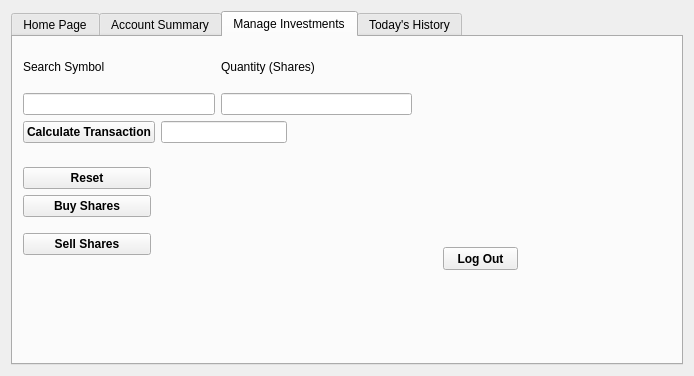
<?xml version="1.0" encoding="UTF-8"?>
<ui version="4.0">
 <class>LoginPage</class>
 <widget class="QDialog" name="LoginPage">
  <property name="geometry">
   <rect>
    <x>0</x>
    <y>0</y>
    <width>694</width>
    <height>376</height>
   </rect>
  </property>
  <property name="windowTitle">
   <string>Dialog</string>
  </property>
  <layout class="QVBoxLayout" name="verticalLayout_5">
   <item>
    <widget class="QTabWidget" name="tabWidget">
     <property name="font">
      <font>
       <weight>50</weight>
       <bold>false</bold>
      </font>
     </property>
     <property name="currentIndex">
      <number>2</number>
     </property>
     <widget class="QWidget" name="tab_5">
      <attribute name="title">
       <string>Home Page</string>
      </attribute>
      <widget class="QPushButton" name="btnLogOut1">
       <property name="geometry">
        <rect>
         <x>280</x>
         <y>280</y>
         <width>75</width>
         <height>23</height>
        </rect>
       </property>
       <property name="font">
        <font>
         <weight>75</weight>
         <italic>false</italic>
         <bold>true</bold>
         <underline>false</underline>
         <strikeout>false</strikeout>
         <kerning>true</kerning>
        </font>
       </property>
       <property name="text">
        <string>Log Out</string>
       </property>
      </widget>
      <widget class="QWidget" name="layoutWidget">
       <property name="geometry">
        <rect>
         <x>0</x>
         <y>240</y>
         <width>641</width>
         <height>66</height>
        </rect>
       </property>
       <layout class="QVBoxLayout" name="verticalLayout_8"/>
      </widget>
      <widget class="QWidget" name="layoutWidget">
       <property name="geometry">
        <rect>
         <x>0</x>
         <y>4</y>
         <width>661</width>
         <height>231</height>
        </rect>
       </property>
       <layout class="QVBoxLayout" name="verticalLayout_9">
        <item>
         <widget class="QLabel" name="lblFavorites">
          <property name="font">
           <font>
            <pointsize>16</pointsize>
            <weight>75</weight>
            <italic>false</italic>
            <bold>true</bold>
            <underline>false</underline>
           </font>
          </property>
          <property name="text">
           <string>Favorites:</string>
          </property>
         </widget>
        </item>
        <item>
         <widget class="QTableWidget" name="tableWidget">
          <column>
           <property name="text">
            <string>StockSymbol</string>
           </property>
          </column>
          <column>
           <property name="text">
            <string>Owned</string>
           </property>
          </column>
          <column>
           <property name="text">
            <string>Price Per Share</string>
           </property>
          </column>
          <column>
           <property name="text">
            <string>Date</string>
           </property>
          </column>
          <column>
           <property name="text">
            <string>Time</string>
           </property>
          </column>
          <column>
           <property name="text">
            <string>Change (+)/(-)</string>
           </property>
          </column>
          <column>
           <property name="text">
            <string>Open</string>
           </property>
          </column>
          <column>
           <property name="text">
            <string>Today's High</string>
           </property>
          </column>
          <column>
           <property name="text">
            <string>Today's Low</string>
           </property>
          </column>
          <column>
           <property name="text">
            <string>Volume</string>
           </property>
          </column>
         </widget>
        </item>
       </layout>
      </widget>
      <widget class="QPushButton" name="btnRefresh">
       <property name="geometry">
        <rect>
         <x>0</x>
         <y>240</y>
         <width>121</width>
         <height>32</height>
        </rect>
       </property>
       <property name="font">
        <font>
         <weight>75</weight>
         <bold>true</bold>
        </font>
       </property>
       <property name="text">
        <string>Refresh List</string>
       </property>
      </widget>
      <widget class="QPushButton" name="btnRemoveStock">
       <property name="geometry">
        <rect>
         <x>130</x>
         <y>240</y>
         <width>131</width>
         <height>32</height>
        </rect>
       </property>
       <property name="font">
        <font>
         <weight>75</weight>
         <bold>true</bold>
        </font>
       </property>
       <property name="text">
        <string>Remove Stock</string>
       </property>
      </widget>
      <widget class="QPushButton" name="btnUpdateInfo">
       <property name="geometry">
        <rect>
         <x>270</x>
         <y>240</y>
         <width>161</width>
         <height>32</height>
        </rect>
       </property>
       <property name="font">
        <font>
         <weight>75</weight>
         <bold>true</bold>
        </font>
       </property>
       <property name="text">
        <string>Update Account Info</string>
       </property>
      </widget>
      <widget class="QPushButton" name="btnSearch">
       <property name="geometry">
        <rect>
         <x>420</x>
         <y>240</y>
         <width>121</width>
         <height>32</height>
        </rect>
       </property>
       <property name="font">
        <font>
         <weight>75</weight>
         <bold>true</bold>
        </font>
       </property>
       <property name="text">
        <string>Search Stock</string>
       </property>
      </widget>
     </widget>
     <widget class="QWidget" name="tab">
      <attribute name="title">
       <string>Account Summary</string>
      </attribute>
      <widget class="QWidget" name="layoutWidget">
       <property name="geometry">
        <rect>
         <x>22</x>
         <y>120</y>
         <width>221</width>
         <height>23</height>
        </rect>
       </property>
       <layout class="QHBoxLayout" name="horizontalLayout_5">
        <item>
         <widget class="QLabel" name="label_6">
          <property name="text">
           <string>Value of Investments:</string>
          </property>
         </widget>
        </item>
        <item>
         <widget class="QLineEdit" name="lineEdit_TotalInvestments">
          <property name="text">
           <string>0</string>
          </property>
          <property name="alignment">
           <set>Qt::AlignRight|Qt::AlignTrailing|Qt::AlignVCenter</set>
          </property>
          <property name="readOnly">
           <bool>true</bool>
          </property>
         </widget>
        </item>
       </layout>
      </widget>
      <widget class="QWidget" name="layoutWidget1">
       <property name="geometry">
        <rect>
         <x>22</x>
         <y>67</y>
         <width>221</width>
         <height>23</height>
        </rect>
       </property>
       <layout class="QHBoxLayout" name="horizontalLayout_6">
        <item>
         <widget class="QLabel" name="label_5">
          <property name="text">
           <string>Total Cash Available:</string>
          </property>
         </widget>
        </item>
        <item>
         <widget class="QLineEdit" name="lineEdit_TotalCash">
          <property name="text">
           <string>0</string>
          </property>
          <property name="alignment">
           <set>Qt::AlignRight|Qt::AlignTrailing|Qt::AlignVCenter</set>
          </property>
          <property name="readOnly">
           <bool>true</bool>
          </property>
         </widget>
        </item>
       </layout>
      </widget>
      <widget class="QWidget" name="layoutWidget2">
       <property name="geometry">
        <rect>
         <x>22</x>
         <y>14</y>
         <width>221</width>
         <height>23</height>
        </rect>
       </property>
       <layout class="QHBoxLayout" name="horizontalLayout_7">
        <item>
         <widget class="QLabel" name="label_4">
          <property name="text">
           <string>Total Account Value:</string>
          </property>
         </widget>
        </item>
        <item>
         <widget class="QLineEdit" name="lineEdit_TotalValue">
          <property name="text">
           <string>0</string>
          </property>
          <property name="alignment">
           <set>Qt::AlignRight|Qt::AlignTrailing|Qt::AlignVCenter</set>
          </property>
          <property name="readOnly">
           <bool>true</bool>
          </property>
         </widget>
        </item>
       </layout>
      </widget>
      <widget class="QPushButton" name="btnLogOut2">
       <property name="geometry">
        <rect>
         <x>430</x>
         <y>210</y>
         <width>75</width>
         <height>23</height>
        </rect>
       </property>
       <property name="font">
        <font>
         <weight>75</weight>
         <bold>true</bold>
        </font>
       </property>
       <property name="text">
        <string>Log Out</string>
       </property>
      </widget>
     </widget>
     <widget class="QWidget" name="tab_2">
      <attribute name="title">
       <string>Manage Investments</string>
      </attribute>
      <widget class="QWidget" name="layoutWidget3">
       <property name="geometry">
        <rect>
         <x>10</x>
         <y>10</y>
         <width>389</width>
         <height>96</height>
        </rect>
       </property>
       <layout class="QVBoxLayout" name="verticalLayout">
        <item>
         <layout class="QHBoxLayout" name="horizontalLayout">
          <item>
           <layout class="QVBoxLayout" name="verticalLayout_2">
            <item>
             <widget class="QLabel" name="label">
              <property name="text">
               <string>Search Symbol</string>
              </property>
             </widget>
            </item>
            <item>
             <widget class="QLineEdit" name="lineEditSearchSymbol"/>
            </item>
           </layout>
          </item>
          <item>
           <layout class="QVBoxLayout" name="verticalLayout_3"/>
          </item>
          <item>
           <layout class="QVBoxLayout" name="verticalLayout_4">
            <item>
             <widget class="QLabel" name="label_3">
              <property name="text">
               <string>Quantity (Shares)</string>
              </property>
             </widget>
            </item>
            <item>
             <widget class="QLineEdit" name="lineEditQuantity">
              <property name="readOnly">
               <bool>false</bool>
              </property>
             </widget>
            </item>
           </layout>
          </item>
         </layout>
        </item>
        <item>
         <layout class="QHBoxLayout" name="horizontalLayout_2">
          <item>
           <widget class="QPushButton" name="btnCalculate">
            <property name="font">
             <font>
              <weight>75</weight>
              <bold>true</bold>
             </font>
            </property>
            <property name="text">
             <string>Calculate Transaction</string>
            </property>
           </widget>
          </item>
          <item>
           <widget class="QLineEdit" name="lineEditCalculatePurchase">
            <property name="enabled">
             <bool>true</bool>
            </property>
            <property name="accessibleDescription">
             <string/>
            </property>
            <property name="readOnly">
             <bool>true</bool>
            </property>
           </widget>
          </item>
          <item>
           <spacer name="horizontalSpacer">
            <property name="orientation">
             <enum>Qt::Horizontal</enum>
            </property>
            <property name="sizeHint" stdset="0">
             <size>
              <width>40</width>
              <height>20</height>
             </size>
            </property>
           </spacer>
          </item>
         </layout>
        </item>
       </layout>
      </widget>
      <widget class="QPushButton" name="btnLogOut3">
       <property name="geometry">
        <rect>
         <x>430</x>
         <y>210</y>
         <width>75</width>
         <height>23</height>
        </rect>
       </property>
       <property name="font">
        <font>
         <weight>75</weight>
         <bold>true</bold>
        </font>
       </property>
       <property name="text">
        <string>Log Out</string>
       </property>
      </widget>
      <widget class="QWidget" name="layoutWidget">
       <property name="geometry">
        <rect>
         <x>10</x>
         <y>120</y>
         <width>128</width>
         <height>109</height>
        </rect>
       </property>
       <layout class="QVBoxLayout" name="verticalLayout_7">
        <item>
         <layout class="QVBoxLayout" name="verticalLayout_6">
          <item>
           <widget class="QPushButton" name="btnReset">
            <property name="font">
             <font>
              <weight>75</weight>
              <bold>true</bold>
             </font>
            </property>
            <property name="text">
             <string>Reset</string>
            </property>
           </widget>
          </item>
          <item>
           <widget class="QPushButton" name="btnBuyShares">
            <property name="font">
             <font>
              <weight>75</weight>
              <bold>true</bold>
             </font>
            </property>
            <property name="text">
             <string>Buy Shares</string>
            </property>
           </widget>
          </item>
         </layout>
        </item>
        <item>
         <widget class="QPushButton" name="btnSellShares">
          <property name="font">
           <font>
            <weight>75</weight>
            <bold>true</bold>
           </font>
          </property>
          <property name="text">
           <string>Sell Shares</string>
          </property>
         </widget>
        </item>
       </layout>
      </widget>
     </widget>
     <widget class="QWidget" name="tab_3">
      <attribute name="title">
       <string>Today's History</string>
      </attribute>
      <widget class="QWidget" name="layoutWidget5">
       <property name="geometry">
        <rect>
         <x>31</x>
         <y>42</y>
         <width>211</width>
         <height>23</height>
        </rect>
       </property>
       <layout class="QHBoxLayout" name="horizontalLayout_9">
        <item>
         <widget class="QLabel" name="label_7">
          <property name="text">
           <string>Today's Gains:</string>
          </property>
         </widget>
        </item>
        <item>
         <widget class="QLineEdit" name="lineEdit_TodaysGains">
          <property name="text">
           <string/>
          </property>
          <property name="alignment">
           <set>Qt::AlignRight|Qt::AlignTrailing|Qt::AlignVCenter</set>
          </property>
          <property name="readOnly">
           <bool>true</bool>
          </property>
         </widget>
        </item>
       </layout>
      </widget>
      <widget class="QWidget" name="layoutWidget6">
       <property name="geometry">
        <rect>
         <x>31</x>
         <y>85</y>
         <width>211</width>
         <height>23</height>
        </rect>
       </property>
       <layout class="QHBoxLayout" name="horizontalLayout_10">
        <item>
         <widget class="QLabel" name="label_8">
          <property name="text">
           <string>Today's Losses:</string>
          </property>
         </widget>
        </item>
        <item>
         <widget class="QLineEdit" name="lineEdit_todaysLosses">
          <property name="text">
           <string>0</string>
          </property>
          <property name="alignment">
           <set>Qt::AlignRight|Qt::AlignTrailing|Qt::AlignVCenter</set>
          </property>
          <property name="readOnly">
           <bool>true</bool>
          </property>
         </widget>
        </item>
       </layout>
      </widget>
      <widget class="QWidget" name="layoutWidget7">
       <property name="geometry">
        <rect>
         <x>31</x>
         <y>128</y>
         <width>211</width>
         <height>23</height>
        </rect>
       </property>
       <layout class="QHBoxLayout" name="horizontalLayout_11">
        <item>
         <widget class="QLabel" name="label_9">
          <property name="text">
           <string>Today's Trades:</string>
          </property>
         </widget>
        </item>
        <item>
         <widget class="QLineEdit" name="lineEdit_TodaysTrades">
          <property name="text">
           <string>0</string>
          </property>
          <property name="alignment">
           <set>Qt::AlignRight|Qt::AlignTrailing|Qt::AlignVCenter</set>
          </property>
          <property name="readOnly">
           <bool>true</bool>
          </property>
         </widget>
        </item>
       </layout>
      </widget>
      <widget class="QPushButton" name="btnLogOut4">
       <property name="geometry">
        <rect>
         <x>430</x>
         <y>210</y>
         <width>75</width>
         <height>23</height>
        </rect>
       </property>
       <property name="font">
        <font>
         <weight>75</weight>
         <bold>true</bold>
        </font>
       </property>
       <property name="text">
        <string>Log Out</string>
       </property>
      </widget>
     </widget>
    </widget>
   </item>
  </layout>
 </widget>
 <tabstops>
  <tabstop>lineEdit_TotalValue</tabstop>
  <tabstop>lineEdit_TotalCash</tabstop>
  <tabstop>lineEdit_TotalInvestments</tabstop>
  <tabstop>lineEditSearchSymbol</tabstop>
  <tabstop>lineEditQuantity</tabstop>
  <tabstop>btnCalculate</tabstop>
  <tabstop>lineEditCalculatePurchase</tabstop>
  <tabstop>btnReset</tabstop>
  <tabstop>btnBuyShares</tabstop>
  <tabstop>lineEdit_TodaysGains</tabstop>
  <tabstop>lineEdit_todaysLosses</tabstop>
  <tabstop>lineEdit_TodaysTrades</tabstop>
 </tabstops>
 <resources/>
 <connections/>
</ui>
